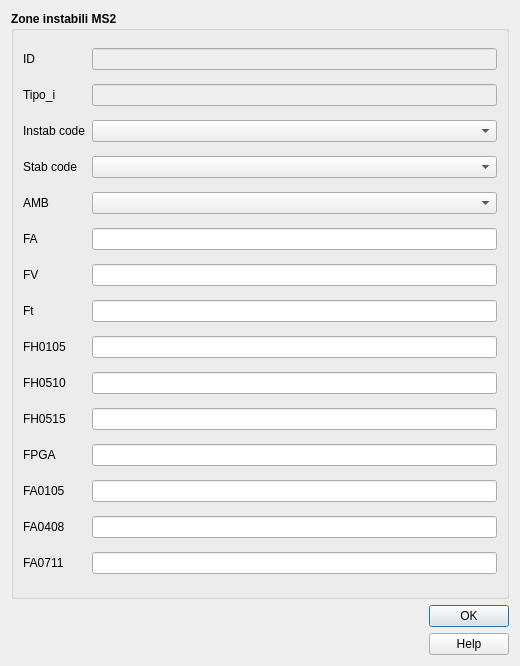
<?xml version="1.0" encoding="UTF-8"?>
<ui version="4.0">
    <class>instab_2</class>
    <widget class="QDialog" name="instab_2">
        <property name="geometry">
            <rect>
                <x>0</x>
                <y>0</y>
                <width>520</width>
                <height>666</height>
            </rect>
        </property>
        <property name="sizePolicy">
            <sizepolicy hsizetype="Fixed" vsizetype="Fixed">
                <horstretch>0</horstretch>
                <verstretch>0</verstretch>
            </sizepolicy>
        </property>
        <property name="minimumSize">
            <size>
                <width>520</width>
                <height>550</height>
            </size>
        </property>
        <property name="maximumSize">
            <size>
                <width>1500</width>
                <height>1500</height>
            </size>
        </property>
        <property name="windowTitle">
            <string>Zone instabili MS2</string>
        </property>
        <property name="modal">
            <bool>true</bool>
        </property>
        <layout class="QVBoxLayout" name="verticalLayout_2">
            <item>
                <widget class="QGroupBox" name="groupBox_2">
                    <property name="sizePolicy">
                        <sizepolicy hsizetype="Expanding" vsizetype="Expanding">
                            <horstretch>0</horstretch>
                            <verstretch>0</verstretch>
                        </sizepolicy>
                    </property>
                    <property name="minimumSize">
                        <size>
                            <width>0</width>
                            <height>0</height>
                        </size>
                    </property>
                    <property name="font">
                        <font>
                            <weight>75</weight>
                            <bold>true</bold>
                        </font>
                    </property>
                    <property name="title">
                        <string>Zone instabili MS2</string>
                    </property>
                    <layout class="QGridLayout" name="gridLayout">
                        <item row="14" column="0">
                            <widget class="QLabel" name="label_20">
                                <property name="font">
                                    <font>
                                        <weight>50</weight>
                                        <bold>false</bold>
                                    </font>
                                </property>
                                <property name="text">
                                    <string>FA0711</string>
                                </property>
                            </widget>
                        </item>
                        <item row="9" column="0">
                            <widget class="QLabel" name="label_16">
                                <property name="font">
                                    <font>
                                        <weight>50</weight>
                                        <bold>false</bold>
                                    </font>
                                </property>
                                <property name="text">
                                    <string>FH0510</string>
                                </property>
                            </widget>
                        </item>
                        <item row="2" column="1">
                            <widget class="QComboBox" name="cod_instab">
                                <property name="sizePolicy">
                                    <sizepolicy hsizetype="Expanding" vsizetype="Fixed">
                                        <horstretch>0</horstretch>
                                        <verstretch>0</verstretch>
                                    </sizepolicy>
                                </property>
                                <property name="toolTip">
                                    <string/>
                                </property>
                            </widget>
                        </item>
                        <item row="13" column="0">
                            <widget class="QLabel" name="label_17">
                                <property name="font">
                                    <font>
                                        <weight>50</weight>
                                        <bold>false</bold>
                                    </font>
                                </property>
                                <property name="text">
                                    <string>FA0408</string>
                                </property>
                            </widget>
                        </item>
                        <item row="8" column="1">
                            <widget class="QLineEdit" name="FH0105">
                                <property name="toolTip">
                                    <string/>
                                </property>
                            </widget>
                        </item>
                        <item row="12" column="0">
                            <widget class="QLabel" name="label_19">
                                <property name="font">
                                    <font>
                                        <weight>50</weight>
                                        <bold>false</bold>
                                    </font>
                                </property>
                                <property name="text">
                                    <string>FA0105</string>
                                </property>
                            </widget>
                        </item>
                        <item row="2" column="0">
                            <widget class="QLabel" name="label_3">
                                <property name="font">
                                    <font>
                                        <weight>50</weight>
                                        <bold>false</bold>
                                    </font>
                                </property>
                                <property name="text">
                                    <string>Instab code</string>
                                </property>
                            </widget>
                        </item>
                        <item row="12" column="1">
                            <widget class="QLineEdit" name="FA0105">
                                <property name="toolTip">
                                    <string/>
                                </property>
                            </widget>
                        </item>
                        <item row="7" column="0">
                            <widget class="QLabel" name="label_14">
                                <property name="font">
                                    <font>
                                        <weight>50</weight>
                                        <bold>false</bold>
                                    </font>
                                </property>
                                <property name="text">
                                    <string>Ft</string>
                                </property>
                            </widget>
                        </item>
                        <item row="3" column="1">
                            <widget class="QComboBox" name="cod_stab">
                                <property name="toolTip">
                                    <string/>
                                </property>
                            </widget>
                        </item>
                        <item row="8" column="0">
                            <widget class="QLabel" name="label_13">
                                <property name="font">
                                    <font>
                                        <weight>50</weight>
                                        <bold>false</bold>
                                    </font>
                                </property>
                                <property name="text">
                                    <string>FH0105</string>
                                </property>
                            </widget>
                        </item>
                        <item row="14" column="1">
                            <widget class="QLineEdit" name="FA0711">
                                <property name="toolTip">
                                    <string/>
                                </property>
                            </widget>
                        </item>
                        <item row="5" column="1">
                            <widget class="QLineEdit" name="FA">
                                <property name="toolTip">
                                    <string/>
                                </property>
                            </widget>
                        </item>
                        <item row="1" column="1">
                            <widget class="QLineEdit" name="Tipo_i">
                                <property name="enabled">
                                    <bool>false</bool>
                                </property>
                                <property name="palette">
                                    <palette>
                                        <active>
                                            <colorrole role="Text">
                                                <brush brushstyle="SolidPattern">
                                                    <color alpha="255">
                                                        <red>113</red>
                                                        <green>113</green>
                                                        <blue>113</blue>
                                                    </color>
                                                </brush>
                                            </colorrole>
                                            <colorrole role="PlaceholderText">
                                                <brush brushstyle="NoBrush">
                                                    <color alpha="128">
                                                        <red>113</red>
                                                        <green>113</green>
                                                        <blue>113</blue>
                                                    </color>
                                                </brush>
                                            </colorrole>
                                        </active>
                                        <inactive>
                                            <colorrole role="Text">
                                                <brush brushstyle="SolidPattern">
                                                    <color alpha="255">
                                                        <red>113</red>
                                                        <green>113</green>
                                                        <blue>113</blue>
                                                    </color>
                                                </brush>
                                            </colorrole>
                                            <colorrole role="PlaceholderText">
                                                <brush brushstyle="NoBrush">
                                                    <color alpha="128">
                                                        <red>113</red>
                                                        <green>113</green>
                                                        <blue>113</blue>
                                                    </color>
                                                </brush>
                                            </colorrole>
                                        </inactive>
                                        <disabled>
                                            <colorrole role="Text">
                                                <brush brushstyle="SolidPattern">
                                                    <color alpha="255">
                                                        <red>120</red>
                                                        <green>120</green>
                                                        <blue>120</blue>
                                                    </color>
                                                </brush>
                                            </colorrole>
                                            <colorrole role="PlaceholderText">
                                                <brush brushstyle="NoBrush">
                                                    <color alpha="128">
                                                        <red>113</red>
                                                        <green>113</green>
                                                        <blue>113</blue>
                                                    </color>
                                                </brush>
                                            </colorrole>
                                        </disabled>
                                    </palette>
                                </property>
                                <property name="toolTip">
                                    <string/>
                                </property>
                            </widget>
                        </item>
                        <item row="4" column="1">
                            <widget class="QComboBox" name="AMB"/>
                        </item>
                        <item row="7" column="1">
                            <widget class="QLineEdit" name="Ft">
                                <property name="toolTip">
                                    <string/>
                                </property>
                            </widget>
                        </item>
                        <item row="6" column="1">
                            <widget class="QLineEdit" name="FV">
                                <property name="toolTip">
                                    <string/>
                                </property>
                            </widget>
                        </item>
                        <item row="4" column="0">
                            <widget class="QLabel" name="label_5">
                                <property name="font">
                                    <font>
                                        <weight>50</weight>
                                        <bold>false</bold>
                                    </font>
                                </property>
                                <property name="text">
                                    <string>AMB</string>
                                </property>
                            </widget>
                        </item>
                        <item row="3" column="0">
                            <widget class="QLabel" name="label_4">
                                <property name="font">
                                    <font>
                                        <weight>50</weight>
                                        <bold>false</bold>
                                    </font>
                                </property>
                                <property name="text">
                                    <string>Stab code</string>
                                </property>
                            </widget>
                        </item>
                        <item row="11" column="1">
                            <widget class="QLineEdit" name="FPGA">
                                <property name="toolTip">
                                    <string/>
                                </property>
                            </widget>
                        </item>
                        <item row="0" column="0">
                            <widget class="QLabel" name="label_2">
                                <property name="sizePolicy">
                                    <sizepolicy hsizetype="Minimum" vsizetype="Preferred">
                                        <horstretch>0</horstretch>
                                        <verstretch>0</verstretch>
                                    </sizepolicy>
                                </property>
                                <property name="minimumSize">
                                    <size>
                                        <width>45</width>
                                        <height>0</height>
                                    </size>
                                </property>
                                <property name="font">
                                    <font>
                                        <weight>50</weight>
                                        <bold>false</bold>
                                    </font>
                                </property>
                                <property name="text">
                                    <string>&lt;html&gt;&lt;head/&gt;&lt;body&gt;&lt;p&gt;ID&lt;/p&gt;&lt;/body&gt;&lt;/html&gt;</string>
                                </property>
                            </widget>
                        </item>
                        <item row="9" column="1">
                            <widget class="QLineEdit" name="FH0510">
                                <property name="toolTip">
                                    <string/>
                                </property>
                            </widget>
                        </item>
                        <item row="10" column="0">
                            <widget class="QLabel" name="label_21">
                                <property name="font">
                                    <font>
                                        <weight>50</weight>
                                        <bold>false</bold>
                                    </font>
                                </property>
                                <property name="text">
                                    <string>FH0515</string>
                                </property>
                            </widget>
                        </item>
                        <item row="13" column="1">
                            <widget class="QLineEdit" name="FA0408">
                                <property name="toolTip">
                                    <string/>
                                </property>
                            </widget>
                        </item>
                        <item row="11" column="0">
                            <widget class="QLabel" name="label_18">
                                <property name="font">
                                    <font>
                                        <weight>50</weight>
                                        <bold>false</bold>
                                    </font>
                                </property>
                                <property name="text">
                                    <string>FPGA</string>
                                </property>
                            </widget>
                        </item>
                        <item row="1" column="0">
                            <widget class="QLabel" name="label">
                                <property name="font">
                                    <font>
                                        <weight>50</weight>
                                        <bold>false</bold>
                                    </font>
                                </property>
                                <property name="text">
                                    <string>Tipo_i</string>
                                </property>
                            </widget>
                        </item>
                        <item row="0" column="1">
                            <widget class="QLineEdit" name="pkuid">
                                <property name="enabled">
                                    <bool>false</bool>
                                </property>
                                <property name="palette">
                                    <palette>
                                        <active>
                                            <colorrole role="Text">
                                                <brush brushstyle="SolidPattern">
                                                    <color alpha="255">
                                                        <red>113</red>
                                                        <green>113</green>
                                                        <blue>113</blue>
                                                    </color>
                                                </brush>
                                            </colorrole>
                                            <colorrole role="PlaceholderText">
                                                <brush brushstyle="NoBrush">
                                                    <color alpha="128">
                                                        <red>113</red>
                                                        <green>113</green>
                                                        <blue>113</blue>
                                                    </color>
                                                </brush>
                                            </colorrole>
                                        </active>
                                        <inactive>
                                            <colorrole role="Text">
                                                <brush brushstyle="SolidPattern">
                                                    <color alpha="255">
                                                        <red>113</red>
                                                        <green>113</green>
                                                        <blue>113</blue>
                                                    </color>
                                                </brush>
                                            </colorrole>
                                            <colorrole role="PlaceholderText">
                                                <brush brushstyle="NoBrush">
                                                    <color alpha="128">
                                                        <red>113</red>
                                                        <green>113</green>
                                                        <blue>113</blue>
                                                    </color>
                                                </brush>
                                            </colorrole>
                                        </inactive>
                                        <disabled>
                                            <colorrole role="Text">
                                                <brush brushstyle="SolidPattern">
                                                    <color alpha="255">
                                                        <red>120</red>
                                                        <green>120</green>
                                                        <blue>120</blue>
                                                    </color>
                                                </brush>
                                            </colorrole>
                                            <colorrole role="PlaceholderText">
                                                <brush brushstyle="NoBrush">
                                                    <color alpha="128">
                                                        <red>113</red>
                                                        <green>113</green>
                                                        <blue>113</blue>
                                                    </color>
                                                </brush>
                                            </colorrole>
                                        </disabled>
                                    </palette>
                                </property>
                                <property name="toolTip">
                                    <string/>
                                </property>
                            </widget>
                        </item>
                        <item row="5" column="0">
                            <widget class="QLabel" name="label_12">
                                <property name="font">
                                    <font>
                                        <weight>50</weight>
                                        <bold>false</bold>
                                    </font>
                                </property>
                                <property name="text">
                                    <string>FA</string>
                                </property>
                            </widget>
                        </item>
                        <item row="6" column="0">
                            <widget class="QLabel" name="label_15">
                                <property name="font">
                                    <font>
                                        <weight>50</weight>
                                        <bold>false</bold>
                                    </font>
                                </property>
                                <property name="text">
                                    <string>FV</string>
                                </property>
                            </widget>
                        </item>
                        <item row="10" column="1">
                            <widget class="QLineEdit" name="FH0515">
                                <property name="toolTip">
                                    <string/>
                                </property>
                            </widget>
                        </item>
                    </layout>
                </widget>
            </item>
            <item>
                <layout class="QHBoxLayout" name="horizontalLayout">
                    <item>
                        <widget class="QLabel" name="label_logo_cnr">
                            <property name="maximumSize">
                                <size>
                                    <width>81</width>
                                    <height>60</height>
                                </size>
                            </property>
                            <property name="text">
                                <string/>
                            </property>
                            <property name="pixmap">
                                <pixmap>../loghi/Logo CNR-2010-Quadrato-ITA-high.png</pixmap>
                            </property>
                            <property name="scaledContents">
                                <bool>true</bool>
                            </property>
                        </widget>
                    </item>
                    <item>
                        <widget class="QLabel" name="label_logo_igag">
                            <property name="maximumSize">
                                <size>
                                    <width>70</width>
                                    <height>60</height>
                                </size>
                            </property>
                            <property name="text">
                                <string/>
                            </property>
                            <property name="pixmap">
                                <pixmap>../loghi/IGAG-CMYK.png</pixmap>
                            </property>
                            <property name="scaledContents">
                                <bool>true</bool>
                            </property>
                        </widget>
                    </item>
                    <item>
                        <spacer name="horizontalSpacer">
                            <property name="orientation">
                                <enum>Qt::Horizontal</enum>
                            </property>
                            <property name="sizeHint" stdset="0">
                                <size>
                                    <width>40</width>
                                    <height>20</height>
                                </size>
                            </property>
                        </spacer>
                    </item>
                    <item>
                        <layout class="QVBoxLayout" name="verticalLayout">
                            <item>
                                <widget class="QDialogButtonBox" name="buttonBox">
                                    <property name="sizePolicy">
                                        <sizepolicy hsizetype="Fixed" vsizetype="Fixed">
                                            <horstretch>0</horstretch>
                                            <verstretch>0</verstretch>
                                        </sizepolicy>
                                    </property>
                                    <property name="minimumSize">
                                        <size>
                                            <width>0</width>
                                            <height>0</height>
                                        </size>
                                    </property>
                                    <property name="cursor">
                                        <cursorShape>PointingHandCursor</cursorShape>
                                    </property>
                                    <property name="orientation">
                                        <enum>Qt::Vertical</enum>
                                    </property>
                                    <property name="standardButtons">
                                        <set>QDialogButtonBox::Ok</set>
                                    </property>
                                    <property name="centerButtons">
                                        <bool>true</bool>
                                    </property>
                                </widget>
                            </item>
                            <item>
                                <widget class="QPushButton" name="help_button">
                                    <property name="cursor">
                                        <cursorShape>PointingHandCursor</cursorShape>
                                    </property>
                                    <property name="text">
                                        <string>Help</string>
                                    </property>
                                </widget>
                            </item>
                        </layout>
                    </item>
                </layout>
            </item>
        </layout>
    </widget>
    <tabstops>
        <tabstop>pkuid</tabstop>
        <tabstop>Tipo_i</tabstop>
        <tabstop>cod_instab</tabstop>
        <tabstop>cod_stab</tabstop>
        <tabstop>AMB</tabstop>
        <tabstop>FA</tabstop>
        <tabstop>FV</tabstop>
        <tabstop>Ft</tabstop>
        <tabstop>FH0105</tabstop>
        <tabstop>FH0510</tabstop>
        <tabstop>FH0515</tabstop>
        <tabstop>FPGA</tabstop>
        <tabstop>FA0105</tabstop>
        <tabstop>FA0408</tabstop>
        <tabstop>FA0711</tabstop>
        <tabstop>help_button</tabstop>
    </tabstops>
    <resources/>
    <connections/>
</ui>
